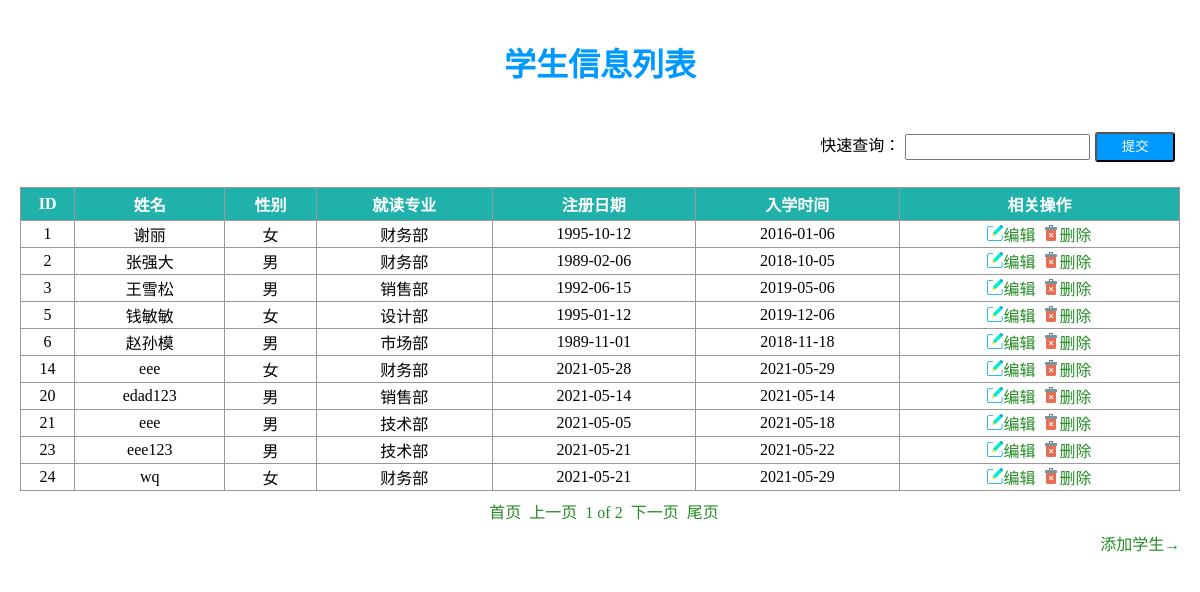
/showList.php, run on the app's committed database.
### tables this page shows
CREATE TABLE IF NOT EXISTS `emp_info` (
  `e_id` int(10) unsigned NOT NULL AUTO_INCREMENT,
  `e_name` varchar(20) NOT NULL,
  `e_sex` enum('男','女') NOT NULL,
  `e_dept` varchar(20) NOT NULL,
  `e_birth` date NOT NULL,
  `e_entry` date NOT NULL,
  PRIMARY KEY (`e_id`)
);

### showList.php (called while the page is built, shortened)
<?php
require './public_function.php';
require './page_function.php';
$page_size = 10;
$page_count = fetchColumn('select count(*) from emp_info');
$page_max = ceil($page_count/$page_size);
$page = (int)(isset($_GET['page']) ? $_GET['page'] : '');
$page = max($page,1);
$page = min($page,$page_max);
$page_html = makePageHtml($page,$page_max);
$limit_sql = 'limit '.(($page-1)*$page_size).','.$page_size;
$sql_order='';
$order=isset($_GET['order'])?$_GET['order']:'';
$where="";
$sql="select * from emp_info $sql_order $where $limit_sql";
$emp_info=fetchAll($sql);
require './list_html.php';
?>

### public_function.php (called while the page is built, shortened)
<?php
function query($sql){
	if($result=mysql_query($sql)){
		return $result;
	}else{
		echo 'SQL执行失败！<br>';
		echo '错误的SQL：'.$sql.'<br>';
		echo '错误的代码：'.mysql_errno().'<br>';
		echo '错误的信息:'.mysql_error().'<br>';
		die;
	}
}
function fetchAll($sql){
	if($result=query($sql)){
		$rows=array();
		while($row=mysql_fetch_array($result,MYSQL_ASSOC)){
			$rows[]=$row;
		}
		return $rows;
	}else{
		return false;
	}
}
function fetchColumn($sql){
	if($result=query($sql)){
		$row=mysql_fetch_row($result);
		return $row[0];
	}else{
		return false;
	}
}
?>

### list_html.php (the view, shortened to what this page needs)
<!DOCTYPE html>
<html>
	<head>
	</head>
	<body>
		<div id="box">
			<h1>学生信息列表</h1>
			<form action="./showList.php" method="get">
				<div class="search">
					<label>快速查询：</label><input type="text" name="keyword" id="keyword" /><input type="submit" name="sb" id="sb" value="提交"  class="btn"/>
				</div>
			</form>
			<table>
				<tr>
					<th><a href="./showList.php?order=e_id&sort=<?php echo ($order=='e_id')? $sort : 'desc';?>">ID</a></th><th><a href="./showList.php?order=e_name&sort=<?php echo ($order=='e_name')? $sort : 'desc';?>">姓名</a></th><th><a href="./showList.php?order=e_sex&sort=<?php echo ($order=='e_sex')? $sort : 'desc';?>">性别</a></th><th><a href="./showList.php?order=e_dept&sort=<?php echo ($order=='e_dept')? $sort : 'desc';?>">就读专业</a></th><th><a href="./showList.php?order=e_birth&sort=<?php echo ($order=='e_birth')? $sort : 'desc';?>">注册日期</a></th><th><a href="./showList.php?order=e_entry&sort=<?php echo ($order=='e_entry')? $sort : 'desc';?>">入学时间</a></th><th style="color: white;">相关操作</th>
				</tr>
				<?php if(!empty($emp_info)){ ?>
					<?php foreach($emp_info as $row){ ?>
				<tr>
					<td><?php echo $row['e_id'];?></td>
					<td><?php echo $row['e_name'];?></td>
					<td><?php echo $row['e_sex'];?></td>
					<td><?php echo $row['e_dept'];?></td>
					<td><?php echo $row['e_birth'];?></td>
					<td><?php echo $row['e_entry'];?></td>
					<td><img src="images/edit.png"style="width: 16px;height: 16px;"><a style="color: forestgreen;
				text-decoration:none" href="empUpdate.php?e_id=<?php echo $row['e_id']; ?>">编辑</a>&nbsp;&nbsp;<img src="images/delete.png" style="width: 16px;height: 16px;"><a style="color: forestgreen;
				text-decoration:none" href="empDelete.php?e_id=<?php echo $row['e_id']; ?>">删除</a></td>
				</tr>
				<?php } ?>
				<?php }else{ ?>
					<tr><td colspan="7">暂无学生数据！</td></tr>
				<?php }?>
			</table>
			<div id="page" ><?php echo $page_html; ?></div>
			<div id="add"><a href="empAdd.php">添加学生→</a></div>
		</div>
	</body>
</html>

### page_function.php (shortened to what this page needs)
<?php
function makePageHtml($page,$max_page){
		$next_page=$page+1;
		$pre_page=$page-1;
		if($pre_page<1) $pre_page=1;
		$page_html='<a href="?page=1">首页</a>';
		$page_html.='<a href="?page='.$pre_page.'">上一页</a>';
		$page_html.='<a href="?page='.$page.'">'.$page.' of '.$max_page.'</a>';
		$page_html.='<a href="?page='.$next_page.'">下一页</a>';
		$page_html.='<a href="?page='.$max_page.'">尾页</a>';
		return $page_html;
}
?>

### list_html.php (style rules this page uses)
#box { width: 98%; margin: auto; padding: 10px; text-align: center; background: #fff; }
table { width: 100%; border: 1px solid #999; border-collapse: collapse; }
table th,table td { height: 20px; border: 1px solid #999; text-align: center; }
table th { background:lightseagreen; height: 30px; }
table th a { color: white; text-decoration:none }
.search { float: right; font-size: 16px; margin: 15px 0px; }
.search input { margin-left:5px; line-height: 20px; }
#page { margin: 8px 0px; text-align: center; }
#page a { margin-left: 8px; color: forestgreen; text-decoration:none }
#add { text-align: right; }
#add a { color: forestgreen; text-decoration:none }
h1 { color: #0099FF; }
.btn { background-color: #0099ff;color: #fff;width: 80px;height: 30px;margin: 10px 5px;cursor: pointer;text-align: center;border-radius: 3px; }

### data on the page
emp_info: e_id "1", e_name "谢丽", e_sex "女", e_dept "财务部", e_birth "1995-10-12", e_entry "2016-01-06"
emp_info: e_id "2", e_name "张强大", e_sex "男", e_dept "财务部", e_birth "1989-02-06", e_entry "2018-10-05"
emp_info: e_id "3", e_name "王雪松", e_sex "男", e_dept "销售部", e_birth "1992-06-15", e_entry "2019-05-06"
emp_info: e_id "5", e_name "钱敏敏", e_sex "女", e_dept "设计部", e_birth "1995-01-12", e_entry "2019-12-06"
emp_info: e_id "6", e_name "赵孙模", e_sex "男", e_dept "市场部", e_birth "1989-11-01", e_entry "2018-11-18"
emp_info: e_id "14", e_name "eee", e_sex "女", e_dept "财务部", e_birth "2021-05-28", e_entry "2021-05-29"
emp_info: e_id "20", e_name "edad123", e_sex "男", e_dept "销售部", e_birth "2021-05-14", e_entry "2021-05-14"
emp_info: e_id "21", e_name "eee", e_sex "男", e_dept "技术部", e_birth "2021-05-05", e_entry "2021-05-18"
emp_info: e_id "23", e_name "eee123", e_sex "男", e_dept "技术部", e_birth "2021-05-21", e_entry "2021-05-22"
emp_info: e_id "24", e_name "wq", e_sex "女", e_dept "财务部", e_birth "2021-05-21", e_entry "2021-05-29"

### other printed values
$page "1"
$max_page "2"
